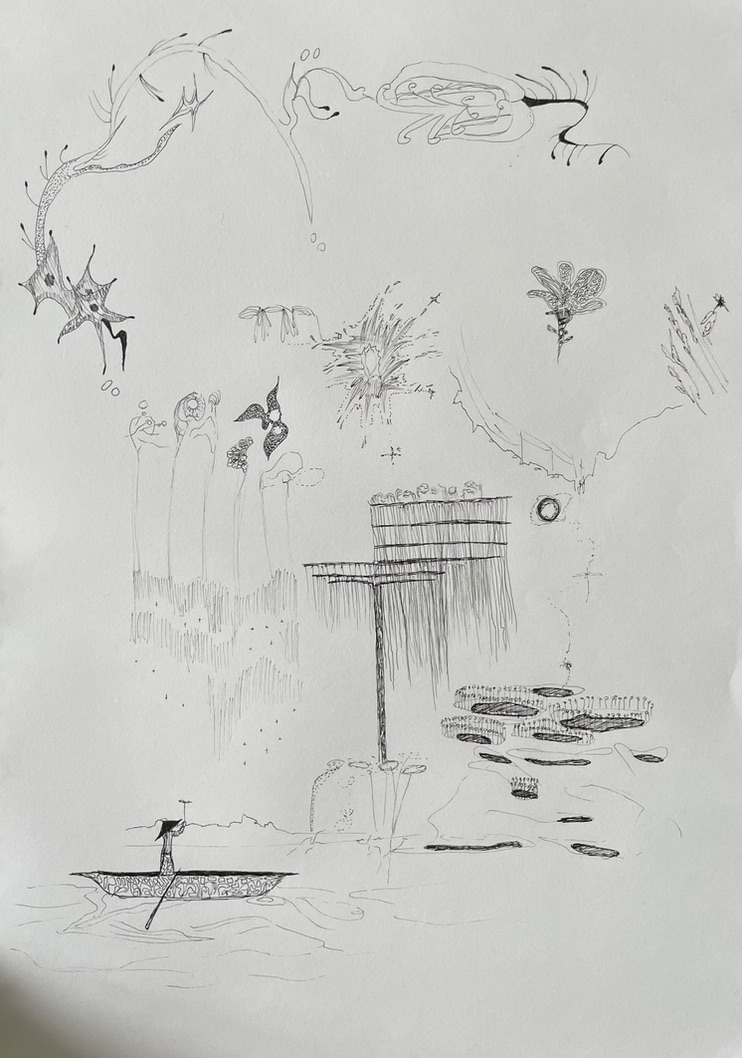
#> input picture assets/images/nire/references/elisa-drawing-original.jpg, 742 x 1058 px
$ python build-nire-artist-drawing.py
#> lines starting #> are read from the running program, lines starting #| are printed output that depends on the picture; after the words box and inside, x2 and y2 are one past the last pixel; in counts of white or black regions, pixels touching at a corner belong together
"""Trace only Elisa's selected upper drawing into native line geometry.

The supplied photograph is read as geometry data; no edited raster is produced.
The selection excludes the boat, platforms, flowers and figures below it.
Original stroke centres and widths become one closed, gently spatial body.
"""
from pathlib import Path
import gzip, json, struct
import numpy as np
from PIL import Image
from scipy.ndimage import gaussian_filter, distance_transform_edt
from scipy.interpolate import CubicSpline
from scipy.spatial import cKDTree
from nire_line_surface import connect_strokes, build_surface
from skimage.filters import apply_hysteresis_threshold
from skimage.morphology import closing, disk, remove_small_objects, skeletonize
from skimage.measure import approximate_polygon

OUT = Path(__file__).resolve().parents[1] / 'assets/images/nire'
SOURCE = OUT / 'references/elisa-drawing-original.jpg'
photo = np.asarray(Image.open(SOURCE).convert('L'), dtype=float) / 255
height, width = photo.shape
#> height = 1058; width = 742
selection = np.zeros(photo.shape, bool)
# The outlined upper composition, including its two small lower-left droplets.
# These disjoint rectangles also avoid the unrelated star/flower underneath.
selection[16:259, 15:643] = True
selection[250:376, 15:134] = True
selection[377:400, 94:122] = True
selection[190:259, 145:257] = False
selection[230:259, 257:280] = False
contrast = gaussian_filter(photo, 5) - photo
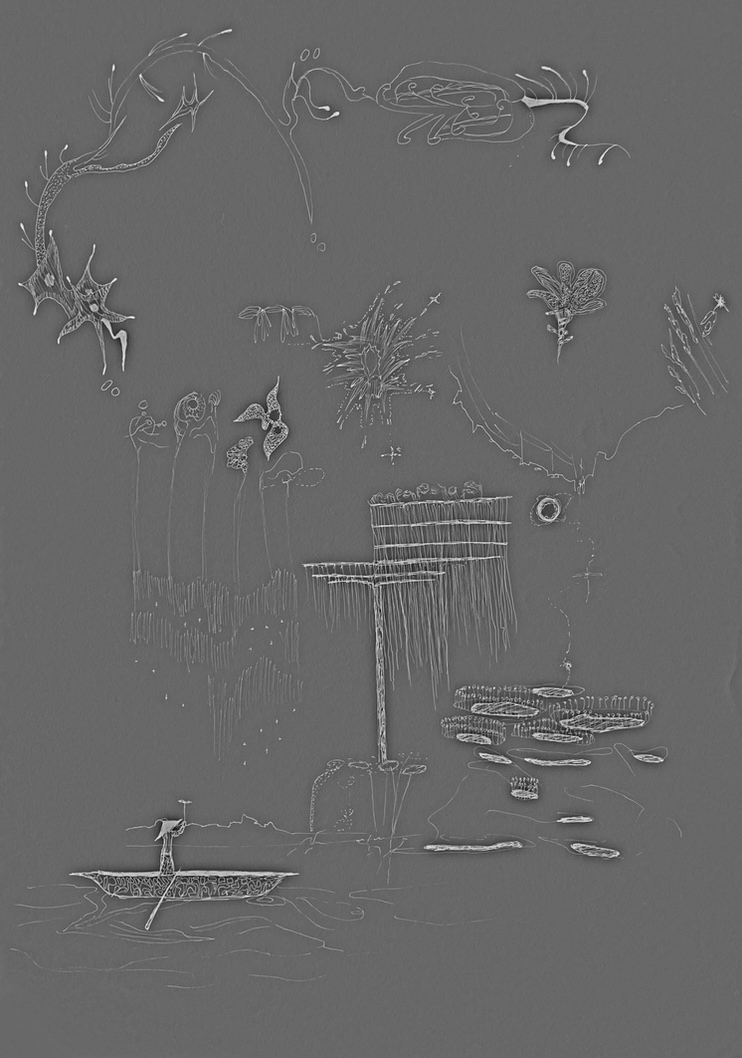
#> contrast: shape (1058, 742) float64; min -0.51, max 0.738, mean 1.35e-16; drawn with min black and max white
ink = apply_hysteresis_threshold(contrast, .022, .045) & selection
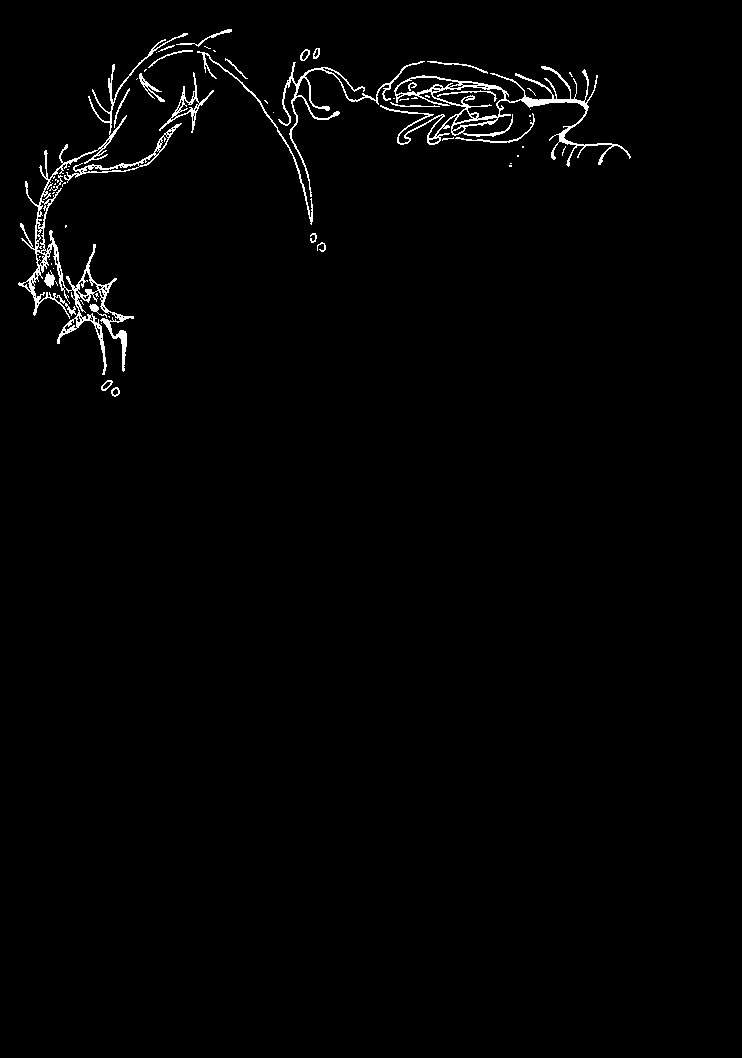
#> ink: shape (1058, 742) bool; 1.5% white in thin lines or dots, all inside (x1, y1, x2, y2) = (18, 29, 631, 397)
#> (the run stopped early here; a loop or call above may not have finished)
